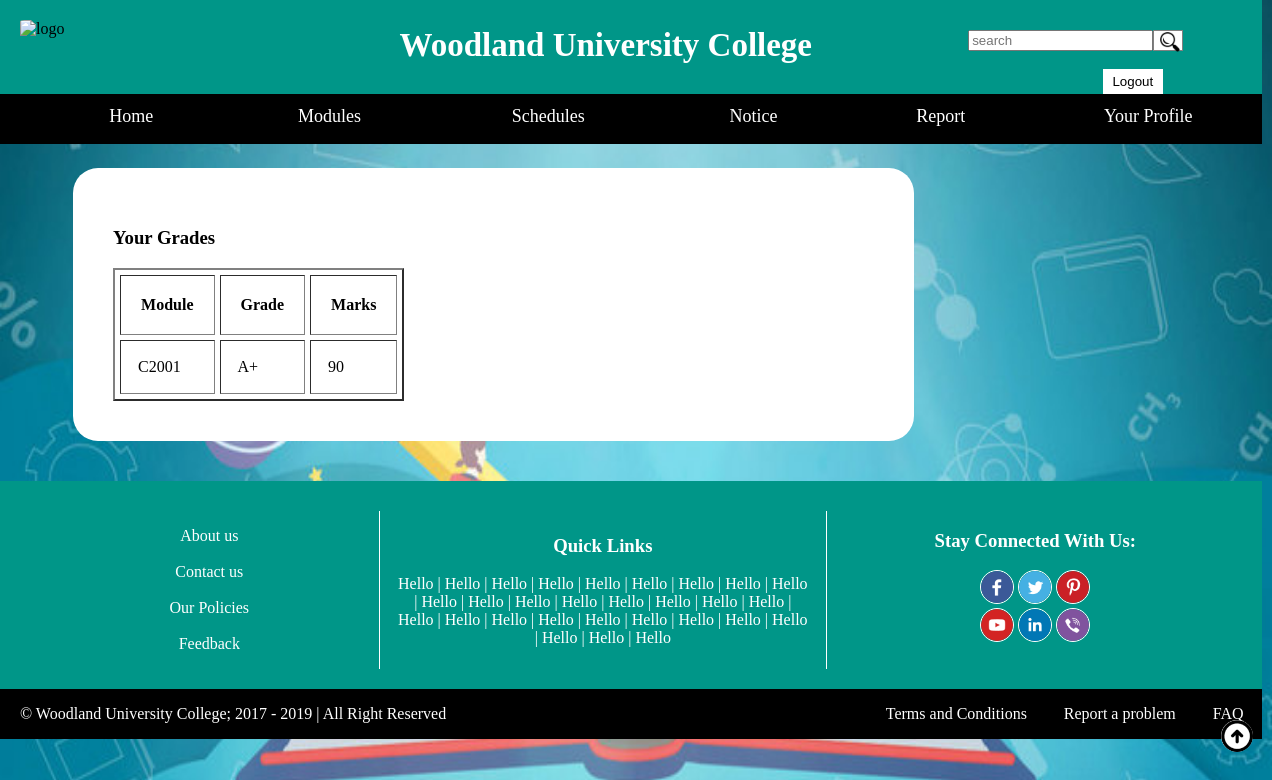
The app's page /student/grades.php (signed in) with its own data.
### tables this page shows
CREATE TABLE IF NOT EXISTS `modules` (
`module_code` int(11) NOT NULL,
  `module_title` varchar(255) NOT NULL,
  `credit_weight` varchar(255) NOT NULL,
  `level` varchar(255) NOT NULL,
  `description` varchar(255) NOT NULL,
  `week` varchar(255) NOT NULL,
  `course_id` int(11) NOT NULL
);

CREATE TABLE IF NOT EXISTS `grades` (
`gid` int(11) NOT NULL,
  `sid` int(11) NOT NULL,
  `asid` int(11) NOT NULL,
  `mid` int(11) NOT NULL,
  `grade` varchar(255) NOT NULL,
  `marks` int(11) NOT NULL
);

### student/grades.php (the view, shortened to what this page needs)
<?php
	require 'header.php';
?>
<section class="schedule-section">
	<div class="main-section-row3">
		<div class="grading">
			<h3>Your Grades</h3>
			<?php
				$data = $pdo->prepare("SELECT * FROM grades WHERE sid = $stdId");
				$data->execute();
				?>
					<table border="2" cellpadding="10" cellspacing="5">
						<tr>
							<th style="padding: 20px;">Module</th>
							<th style="padding: 20px;">Grade</th>
							<th style="padding: 20px;">Marks</th>
						</tr>
				<?php
				foreach ($data as $value)
				{
					$one = $value['mid'];
					$var = $pdo->prepare("SELECT * FROM modules WHERE module_code = $one");
					$var->execute();
					foreach ($var as $key)
					{?>
						<tr>
							<td style="padding: 17px;"> <?php echo $key['module_title'] ?></td>
							<td style="padding: 17px;"> <?php echo $value['grade'] ?></td>
							<td style="padding: 17px;"> <?php echo $value['marks']?></td>
						</tr>
					<?php
					}
				} ?>
			</table>
		</div>
	</div>
</section>
<?php require 'footer.php'; ?>

### css/index.css (style rules this page uses)
body { margin:0px; background-image: url(../images/background6.jpg); background-size: 100% 100%; background-attachment: fixed; background-repeat: no-repeat; width: 1262px; }
section { margin-top: -16px; display: flex; flex-direction: column; }
.main-section-row0, .main-section-row1, .main-section-row2, .main-section-row3 { display: flex; width: 90%; padding-left: 5%; }
.grading { width: 67%; background-color: white; padding-left: 10px; margin: 40px 10px; border-radius: 25px; padding: 40px; }

### records on screen
grades: grade "A+", marks "90"
modules: module_title "C2001"
